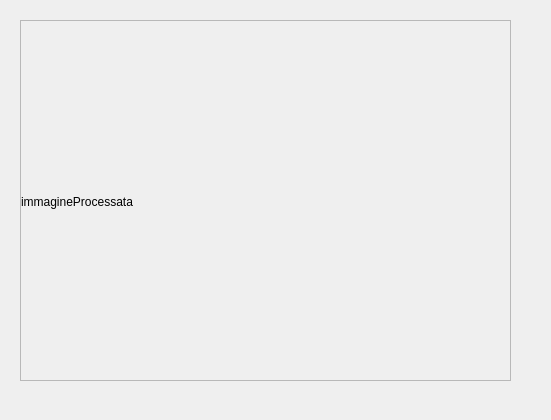
<?xml version="1.0" encoding="UTF-8"?>
<ui version="4.0">
 <class>SecWindowImage</class>
 <widget class="QDialog" name="SecWindowImage">
  <property name="geometry">
   <rect>
    <x>0</x>
    <y>0</y>
    <width>551</width>
    <height>420</height>
   </rect>
  </property>
  <property name="windowTitle">
   <string>Dialog</string>
  </property>
  <widget class="QScrollArea" name="scrollArea">
   <property name="geometry">
    <rect>
     <x>20</x>
     <y>20</y>
     <width>491</width>
     <height>361</height>
    </rect>
   </property>
   <property name="widgetResizable">
    <bool>true</bool>
   </property>
   <widget class="QWidget" name="scrollAreaWidgetContents">
    <property name="geometry">
     <rect>
      <x>0</x>
      <y>0</y>
      <width>489</width>
      <height>359</height>
     </rect>
    </property>
    <widget class="QLabel" name="label">
     <property name="geometry">
      <rect>
       <x>0</x>
       <y>0</y>
       <width>491</width>
       <height>361</height>
      </rect>
     </property>
     <property name="text">
      <string>immagineProcessata</string>
     </property>
    </widget>
   </widget>
  </widget>
 </widget>
 <resources/>
 <connections/>
</ui>
